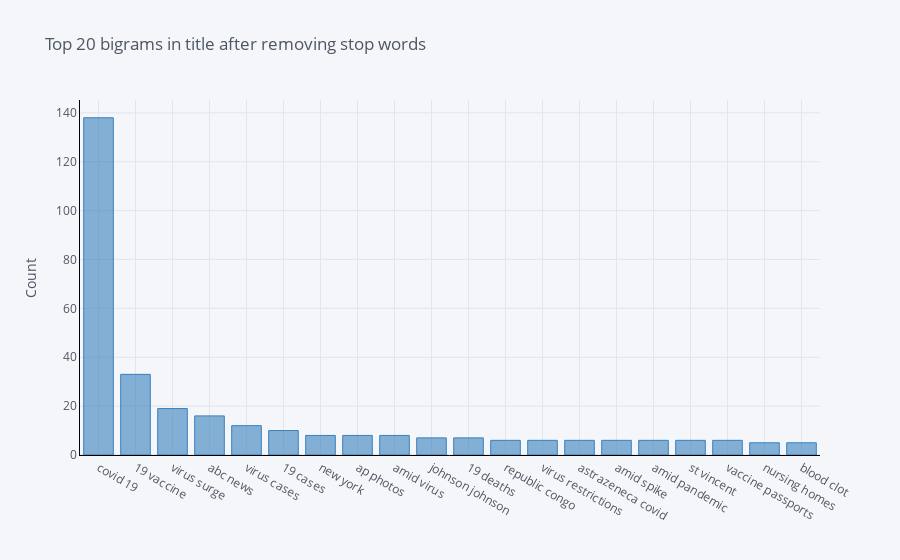

The notebook cell saved with this chart:
### Code cell
def get_top_n_bigram(corpus, n=None):
    vec = CountVectorizer(ngram_range=(2, 2), stop_words='english').fit(corpus)
    bag_of_words = vec.transform(corpus)
    sum_words = bag_of_words.sum(axis=0) 
    words_freq = [(word, sum_words[0, idx]) for word, idx in vec.vocabulary_.items()]
    words_freq =sorted(words_freq, key = lambda x: x[1], reverse=True)
    return words_freq[:n]
common_words = get_top_n_bigram(df['title'], 20)
df4 = pd.DataFrame(common_words, columns = ['title' , 'count'])
df4.groupby('title').sum()['count'].sort_values(ascending=False).iplot(
    kind='bar', yTitle='Count', linecolor='black', title='Top 20 bigrams in title after removing stop words',
    color='blue')

### Figure 1 — Plotly figure (JSON) as saved in the notebook; plotly's stock layout.template omitted (floating-point values rounded to 4 significant figures)
{"data": [{"marker": {"color": "rgba(55, 128, 191, 0.6)", "line": {"color": "rgba(55, 128, 191, 1.0)", "width": 1}}, "name": "count", "orientation": "v", "text": "", "type": "bar", "x": ["covid 19", "19 vaccine", "virus surge", "abc news", "virus cases", "19 cases", "new york", "ap photos", "amid virus", "johnson johnson", "19 deaths", "republic congo", "virus restrictions", "astrazeneca covid", "amid spike", "amid pandemic", "st vincent", "vaccine passports", "nursing homes", "blood clot"], "y": [138, 33, 19, 16, 12, 10, 8, 8, 8, 7, 7, 6, 6, 6, 6, 6, 6, 6, 5, 5]}], "layout": {"legend": {"bgcolor": "#F5F6F9", "font": {"color": "#4D5663"}}, "paper_bgcolor": "#F5F6F9", "plot_bgcolor": "#F5F6F9", "title": {"font": {"color": "#4D5663"}, "text": "Top 20 bigrams in title after removing stop words"}, "xaxis": {"gridcolor": "#E1E5ED", "linecolor": "black", "showgrid": true, "tickfont": {"color": "#4D5663"}, "title": {"font": {"color": "#4D5663"}, "text": ""}, "zerolinecolor": "#E1E5ED"}, "yaxis": {"gridcolor": "#E1E5ED", "linecolor": "black", "showgrid": true, "tickfont": {"color": "#4D5663"}, "title": {"font": {"color": "#4D5663"}, "text": "Count"}, "zerolinecolor": "#E1E5ED"}}}
